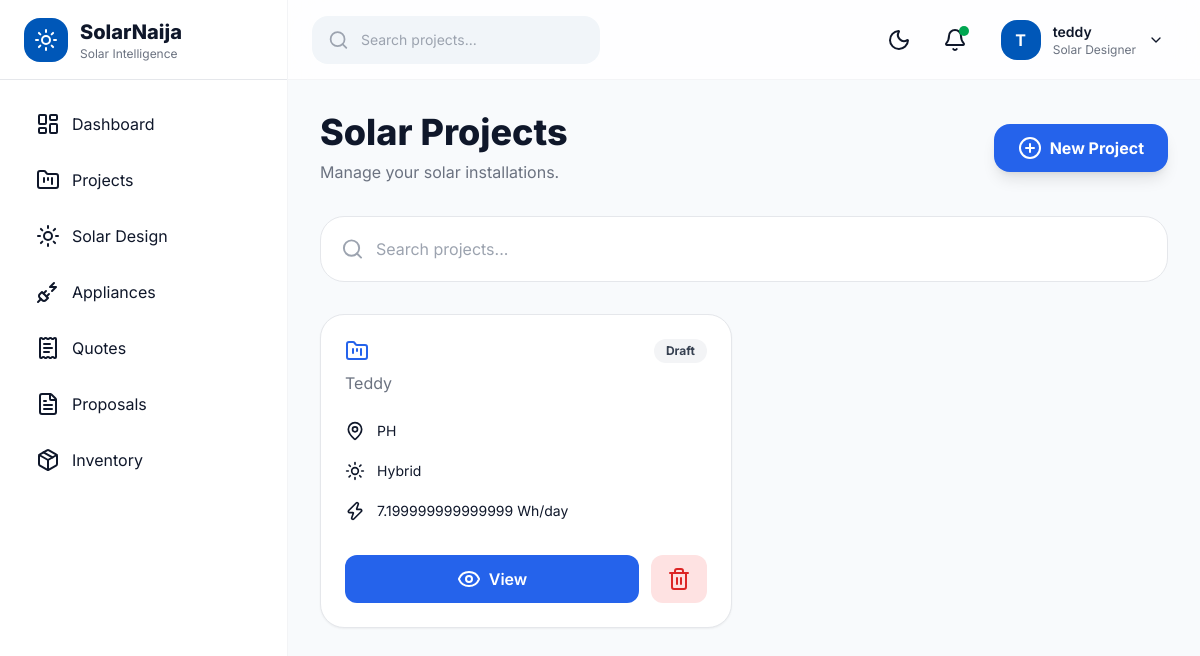
/projects/ (signed in), run on the app's committed database.
### solarnaija/models.py (models this page shows, shortened)
class User(AbstractUser):
    ROLE_CHOICES = (
        ("admin", "Administrator"),
        ("customer", "Customer"),
    )
    phone = models.CharField(
        max_length=20,
        blank=True
    )
    company = models.CharField(
        max_length=200,
        blank=True
    )
    address = models.TextField(
        blank=True
    )
    avatar = models.ImageField(
        upload_to="avatars/",
        blank=True,
        null=True
    )
    role = models.CharField(
        max_length=20,
        choices=ROLE_CHOICES,
        default="customer"
    )
    created_at = models.DateTimeField(
        auto_now_add=True
    )
    updated_at = models.DateTimeField(
        auto_now=True
    )
    class Meta:
        ordering = ["username"]

class SolarProject(models.Model):
    STATUS_CHOICES = (
        ("draft", "Draft"),
        ("design", "Designing"),
        ("quoted", "Quoted"),
        ("approved", "Approved"),
        ("installed", "Installed"),
        ("completed", "Completed"),
    )
    SYSTEM_CHOICES = (
        ("offgrid", "Off Grid"),
        ("hybrid", "Hybrid"),
        ("ongrid", "On Grid"),
    )
    ROOF_CHOICES = (
        ("flat", "Flat"),
        ("pitched", "Pitched"),
        ("metal", "Metal"),
    )
    owner = models.ForeignKey(
        settings.AUTH_USER_MODEL,
        on_delete=models.CASCADE,
        related_name="projects"
    )
    project_number = models.CharField(
        max_length=30,
        unique=True
    )
    client_name = models.CharField(
        max_length=200
    )
    email = models.EmailField(
        blank=True
    )
    phone = models.CharField(
        max_length=20,
        blank=True
    )
    company = models.CharField(
        max_length=200,
        blank=True
    )
    location = models.CharField(
        max_length=255
    )
    latitude = models.DecimalField(
        max_digits=9,
        decimal_places=6,
        null=True,
        blank=True
    )
    longitude = models.DecimalField(
        max_digits=9,
        decimal_places=6,
        null=True,
        blank=True
    )
    system_type = models.CharField(
        max_length=20,
        choices=SYSTEM_CHOICES,
        default="hybrid"
    )
    roof_type = models.CharField(
        max_length=20,
        choices=ROOF_CHOICES,
        default="pitched"
    )
    roof_area = models.FloatField(
        default=0
    )
    roof_tilt = models.PositiveIntegerField(
        default=20
    )
    roof_orientation = models.CharField(
        max_length=50,
        default="South"
    )
    sun_hours = models.FloatField(
        default=5
    )
    system_voltage = models.PositiveIntegerField(
        default=24
    )
    battery_autonomy = models.PositiveIntegerField(
        default=1
    )
    system_losses = models.FloatField(
        default=20
    )
    design_factor = models.FloatField(
        default=1.2
    )
    budget = models.DecimalField(
        max_digits=15,
        decimal_places=2,
        default=0
    )
    notes = models.TextField(
        blank=True
    )
    status = models.CharField(
        max_length=20,
        choices=STATUS_CHOICES,
        default="draft"
    )
    created_at = models.DateTimeField(
        auto_now_add=True
    )
    updated_at = models.DateTimeField(
        auto_now=True
    )
    class Meta:
        ordering = ["-created_at"]
    @property
    def total_daily_load(self):
        return sum(
            appliance.daily_consumption
            for appliance in self.appliances.all()
        )

class Appliance(models.Model):
    CATEGORY_CHOICES = (
        ("lighting", "Lighting"),
        ("cooling", "Cooling"),
        ("kitchen", "Kitchen"),
        ("office", "Office"),
        ("entertainment", "Entertainment"),
        ("industrial", "Industrial"),
        ("pump", "Water Pump"),
        ("security", "Security"),
        ("other", "Other"),
    )
    project = models.ForeignKey(
        SolarProject,
        on_delete=models.CASCADE,
        related_name="appliances"
    )
    category = models.CharField(
        max_length=30,
        choices=CATEGORY_CHOICES,
        default="other"
    )
    name = models.CharField(
        max_length=150
    )
    brand = models.CharField(
        max_length=100,
        blank=True
    )
    model = models.CharField(
        max_length=100,
        blank=True
    )
    quantity = models.PositiveIntegerField(
        default=1
    )
    watts = models.FloatField()
    surge_watts = models.FloatField(
        default=0
    )
    hours_per_day = models.FloatField()
    days_per_week = models.PositiveIntegerField(
        default=7
    )
    power_factor = models.FloatField(
        default=1.0
    )
    notes = models.TextField(
        blank=True
    )
    created_at = models.DateTimeField(
        auto_now_add=True
    )
    @property
    def daily_consumption(self):
        return (
            self.quantity *
            self.watts *
            self.hours_per_day
        )
    class Meta:
        ordering = ["category", "name"]

### solarnaija/views.py (the view)
@login_required
def projects(request):
    projects = SolarProject.objects.filter(
        owner=request.user
    ).order_by("-created_at")
    return render(
        request,
        "projects/projects.html",
        {
            "projects": projects,
        }
    )

### solarnaija/templates/projects/projects.html (shortened to what this page needs)
{% extends "base.html" %}
{% block content %}
<div
class="max-w-7xl mx-auto space-y-8"
x-data="{
search:''
}"
>
<div class="flex flex-col md:flex-row md:items-center justify-between gap-5">
<div>
<h1 class="text-3xl md:text-4xl font-extrabold">
Solar Projects
</h1>
<p class="text-gray-500 dark:text-gray-400 mt-2">
Manage your solar installations.
</p>
</div>
<button
onclick="window.location.href='{% url 'create_project' %}'"
class="px-6 py-3 rounded-2xl bg-blue-600 text-white font-bold flex items-center justify-center gap-2 shadow-lg hover:scale-105 transition">
<i data-lucide="plus-circle"></i>
New Project
</button>
</div>
<div
class="bg-white dark:bg-slate-900 rounded-3xl border p-5 flex items-center gap-3">
<i data-lucide="search" class="text-gray-400"></i>
<input
x-model="search"
class="w-full bg-transparent outline-none"
placeholder="Search projects...">
</div>
<div
class="grid md:grid-cols-2 xl:grid-cols-3 gap-6">
{% for project in projects %}
<div
x-show=" '{{project.client_name|lower}}'.includes(search.toLowerCase()) "
class="bg-white dark:bg-slate-900 rounded-3xl border shadow-sm hover:shadow-xl transition p-6 animate-slide">
<div class="flex justify-between items-start">
<div>
<div class="flex items-center gap-2">
<i data-lucide="folder-kanban" class="text-blue-600"></i>
</div>
<p class="text-gray-500 mt-2">
{{project.client_name}}
</p>
</div>
<span
class="px-3 py-1 rounded-full text-xs font-bold
{% if project.status == 'completed' %}
bg-green-100 text-green-700
{% elif project.status == 'approved' %}
bg-blue-100 text-blue-700
{% elif project.status == 'draft' %}
bg-gray-100 text-gray-700
{% else %}
bg-yellow-100 text-yellow-700
{% endif %}
">
{{project.status|title}}
</span>
</div>
<div class="mt-6 space-y-4">
<div class="flex items-center gap-3 text-sm">
<i data-lucide="map-pin" class="w-5"></i>
<span>
{{project.location}}
</span>
</div>
<div class="flex items-center gap-3 text-sm">
<i data-lucide="sun" class="w-5"></i>
<span>
{{project.system_type|title}}
</span>
</div>
<div class="flex items-center gap-3 text-sm">
<i data-lucide="zap" class="w-5"></i>
<span>
{{project.total_daily_load|default:"0"}}
Wh/day
</span>
</div>
</div>
<div class="mt-8 flex gap-3">
<button
onclick="window.location.href='{% url 'project_detail' project.id %}'"
class="flex-1 py-3 rounded-xl bg-blue-600 text-white font-semibold flex justify-center gap-2 items-center">
<i data-lucide="eye"></i>
View
</button>
<button
onclick="window.location.href='{% url 'delete_project' project.id %}'"
class="px-4 rounded-xl bg-red-100 text-red-600">
<i data-lucide="trash-2"></i>
</button>
</div>
</div>
{% endfor %}
</div>
</div>
{% endblock %}

### solarnaija/templates/base.html (shortened to what this page needs)
{% load static %}
<!DOCTYPE html>
<html lang="en"
      x-data="{
          sidebar:false,
          dark:false
      }"
      :class="dark ? 'dark' : ''">
<head>
<script src="https://cdn.tailwindcss.com"></script>
</head>
<body class="bg-slate-50 text-slate-900 dark:bg-slate-950 dark:text-white">
<aside
class="fixed top-0 left-0 h-screen w-72 bg-white dark:bg-slate-900 border-r border-gray-100 dark:border-slate-800 z-50 sidebar-transition"
:class="sidebar ? 'translate-x-0':'-translate-x-full lg:translate-x-0'"
>
<div class="h-20 flex items-center px-6 border-b">
<div class="flex items-center gap-3">
<div class="w-11 h-11 rounded-2xl bg-primary flex items-center justify-center text-white">
<i data-lucide="sun"></i>
</div>
<div>
<h1 class="font-extrabold text-xl">
SolarNaija
</h1>
<p class="text-xs text-gray-500">
Solar Intelligence
</p>
</div>
</div>
</div>
<nav class="p-5 space-y-2">
<a href="{% url 'dashboard' %}"
class="flex items-center gap-3 px-4 py-3 rounded-2xl hover:bg-blue-50 hover:text-primary transition">
<i data-lucide="layout-dashboard"></i>
<span>
Dashboard
</span>
</a>
<a href="{% url 'projects' %}"
class="flex items-center gap-3 px-4 py-3 rounded-2xl hover:bg-blue-50 hover:text-primary transition">
<i data-lucide="folder-kanban"></i>
<span>
Projects
</span>
</a>
<a href="#"
class="flex items-center gap-3 px-4 py-3 rounded-2xl hover:bg-blue-50 hover:text-primary transition">
<i data-lucide="sun"></i>
<span>
Solar Design
</span>
</a>
<a href="#"
class="flex items-center gap-3 px-4 py-3 rounded-2xl hover:bg-blue-50 hover:text-primary transition">
<i data-lucide="plug-zap"></i>
<span>
Appliances
</span>
</a>
<a href="#"
class="flex items-center gap-3 px-4 py-3 rounded-2xl hover:bg-blue-50 hover:text-primary transition">
<i data-lucide="receipt-text"></i>
<span>
Quotes
</span>
</a>
<a href="#"
class="flex items-center gap-3 px-4 py-3 rounded-2xl hover:bg-blue-50 hover:text-primary transition">
<i data-lucide="file-text"></i>
<span>
Proposals
</span>
</a>
<a href="#"
class="flex items-center gap-3 px-4 py-3 rounded-2xl hover:bg-blue-50 hover:text-primary transition">
<i data-lucide="package"></i>
<span>
Inventory
</span>
</a>
</nav>
</aside>
<div class="lg:ml-72 min-h-screen">
    <header class="sticky top-0 z-30 h-20 bg-white/80 dark:bg-slate-900/80 backdrop-blur-xl border-b border-gray-100 dark:border-slate-800">
        <div class="h-full px-4 sm:px-6 flex items-center justify-between">
            <div class="flex items-center gap-4">
                <div class="hidden md:flex items-center gap-3 bg-slate-100 dark:bg-slate-800 rounded-2xl px-4 py-3 w-72">
                    <i data-lucide="search" class="text-gray-400"></i>
                    <input
                    type="text"
                    placeholder="Search projects..."
                    class="bg-transparent outline-none text-sm w-full">
                </div>
            </div>
            <div class="flex items-center gap-3">
                <button
                @click="dark=!dark"
                class="w-11 h-11 rounded-2xl hover:bg-gray-100 dark:hover:bg-slate-800 flex items-center justify-center">
                    <i x-show="!dark" data-lucide="moon"></i>
                </button>
                <button
                class="relative w-11 h-11 rounded-2xl hover:bg-gray-100 dark:hover:bg-slate-800 flex items-center justify-center">
                    <i data-lucide="bell"></i>
                    <span class="absolute top-2 right-2 w-2.5 h-2.5 bg-secondary rounded-full">
                    </span>
                </button>
                <div
                x-data="{profile:false}"
                class="relative">
                    <button
                    @click="profile=!profile"
                    class="flex items-center gap-3 px-3 py-2 rounded-2xl hover:bg-gray-100 dark:hover:bg-slate-800">
                        <div class="w-10 h-10 rounded-2xl bg-primary text-white flex items-center justify-center font-bold">
                            {{ request.user.username|first|upper }}
                        </div>
                        <div class="hidden sm:block text-left">
                            <p class="text-sm font-semibold">
                                {{ request.user.username }}
                            </p>
                            <p class="text-xs text-gray-500">
                                Solar Designer
                            </p>
                        </div>
                        <i data-lucide="chevron-down" class="w-4"></i>
                    </button>
                </div>
            </div>
        </div>
    </header>
    <main class="p-4 sm:p-6 lg:p-8">
        {% block content %}
        {% endblock %}
    </main>
</div>
</body>
</html>

### solarnaija/templates/base.html (style rules this page uses)
body { font-family:'Inter',sans-serif; }
.sidebar-transition { transition:transform .3s ease; }

### data on the page
User: user.username|first "T", user.username "teddy"
SolarProject: client_name "Teddy", status "Draft", location "PH", system_type "Hybrid", total_daily_load "7.199999999999999"
